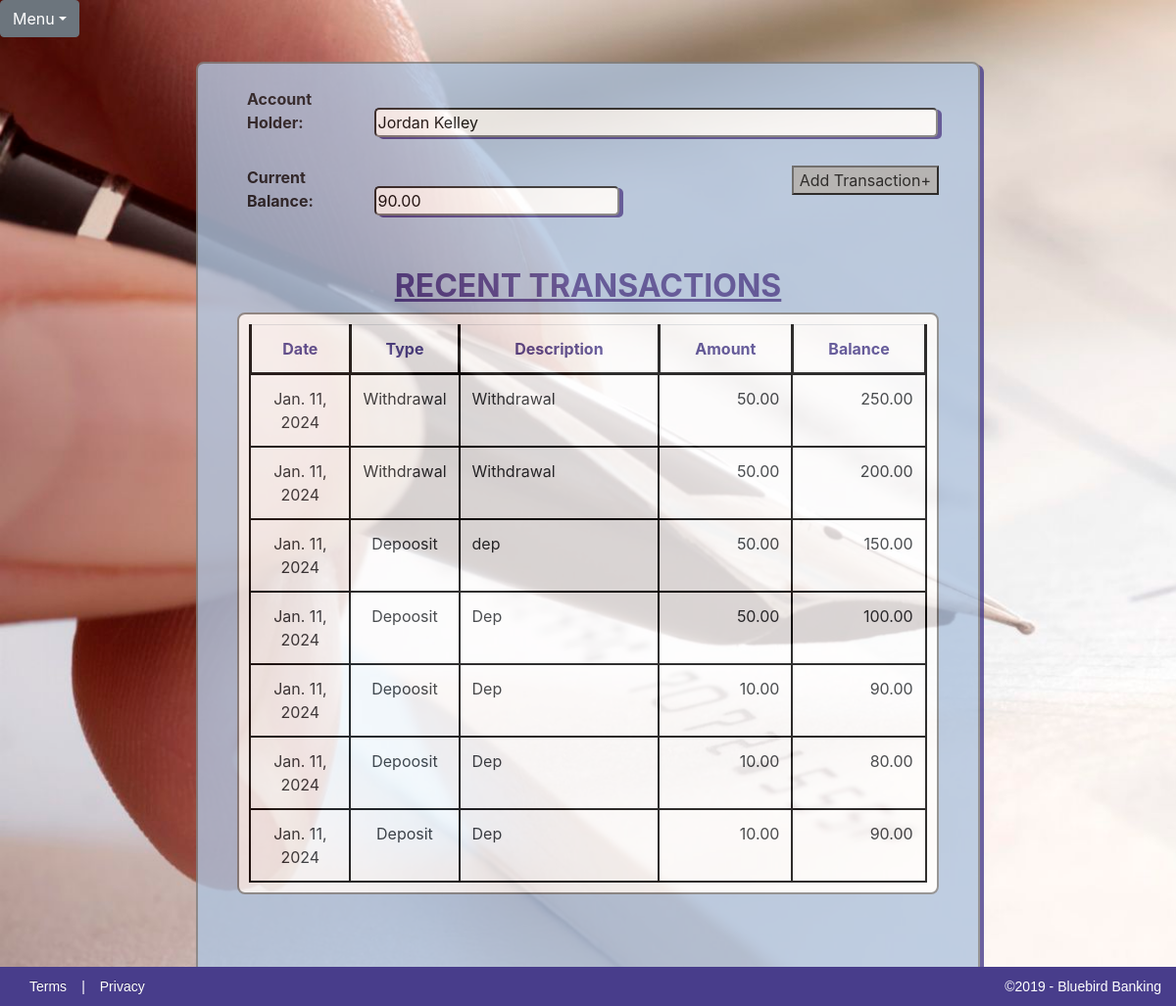
Page /1/balance/ on the committed database.
### Checkbook/models.py (models this page shows)
class Account(models.Model):
    first_name = models.CharField(max_length=50)
    last_name = models.CharField(max_length=50)
    initial_deposit = models.DecimalField(max_digits=15, decimal_places=2)
    Accounts = models.Manager()
    def __str__(self):
        return self.first_name + ' ' + self.last_name

class Transaction(models.Model):
    date = models.DateField()
    type = models.CharField(max_length=10, choices=TransactionTypes)
    amount = models.DecimalField(max_digits=15, decimal_places=2)
    description = models.CharField(max_length=100)
    account = models.ForeignKey(Account, on_delete=models.CASCADE)
    Transactions = models.Manager()

### Checkbook/views.py (the view)
# urls.py: path('<int:pk>/balance/', views.balance, name='balance'),
def balance(request, pk):
    account = get_object_or_404(Account, pk=pk)
    transactions = Transaction.Transactions.filter(account=pk) # Retrieve all of that account's transactions
    current_total = account.initial_deposit # Create account total variable, starting with initial deposit value
    table_contents = {} # Create a dictionary into which transaction information will be placed
    for t in transactions: # Loop through transactions and determine which is a deposit or withdrawal
        if t.type == 'Deposit':
            current_total += t.amount # if deposit add amount to balance
            table_contents.update({t: current_total}) # If deposit add amount to balance
        else:
            current_total -= t.amount # if withdrawal subtract amount from balance
            table_contents.update({t: current_total}) # Add transaction and total to the dictionary
    content = {'account': account, 'table_contents': table_contents, 'balance': current_total}
    return render(request, 'checkbook/BalanceSheet.html', content)

### Checkbook/templates/checkbook/BalanceSheet.html (shortened to what this page needs)
{% extends 'checkbook_base.html' %}
{% block content %}
			<div id="all-transactions-form">
				<form>
					<br>
					<label>Account Holder:</label>
					<input id="accountholder" type="text" name="accountHolder" value="{{ account }}" readonly>
					<br><br>
					<label>Current Balance:</label>
					<input id="balance" type="text" name="currentBalance" value="{{ balance }}" readonly>
					<button type="button"><a href="{% url 'transaction' %}">Add Transaction+</a></button>
				</form>
				<br><br>
			</div>
			<h2>RECENT TRANSACTIONS</h2>
			<table class="table table-responsive" id ="transactions-table">
				<tr id="headerRow">
					<th>Date</th>
					<th>Type</th>
					<th>Description</th>
					<th>Amount</th>
					<th>Balance</th>
				</tr>
				{% for key, total in table_contents.items %}
				<tr>
					<td class="center">{{ key.date }}</td>
					<td class="center">{{ key.type }}</td>
					<td class="left">{{ key.description }}</td>
					<td class="right">{{ key.amount }}</td>
					<td class="right">{{ total }}</td>
				</tr>
				{% endfor %}
			</table>
			<br><br>
{% endblock %}

### Checkbook/templates/checkbook_base.html (shortened to what this page needs)
{% load static %}
<!DOCTYPE html>
<html lang="en">
	<head>
		<link rel="stylesheet" href="{% static '/CSS/CheckbookApp.css' %}">
		<link rel="stylesheet" href="https://stackpath.bootstrapcdn.com/bootstrap/4.3.1/css/bootstrap.min.css">
		<link rel="stylesheet" href="https://maxcdn.bootstrapcdn.com/font-awesome/4.7.0/css/font-awesome.min.css">
	</head>
	<header>
		<div class="JavaScriptDropdown">
			<div class="btn-group">
				<button type="button" class="btn btn-secondary dropdown-toggle" data-toggle="dropdown">Menu</button>
			</div>
		</div>
	</header>
	<body id="body">
		<div class="checkbook-container">
			{% block content %}{% endblock %}
			<br><br>
		</div>
		<section id="block-footer">
			<p id="footer-right"><a href="#">Terms</a>|<a href="#">Privacy</a></p>
			<p id="footer-left">&copy;2019 - Bluebird Banking</p>
		</section>
	</body>
</html>

### Checkbook/static/CSS/CheckbookApp.css (style rules this page uses)
html, body { height: cover; width: cover; }
body { font-family: Lucida Sans Unicode; text-align: center; background-image: url('../../static/images/CheckCalligraphyPen.jpg'); -webkit-background-size: cover; -moz-background-size: cover; -o-background-size: cover; background-size: cover; overflow: scroll; background-repeat: no-repeat; }
label { width: 125px; margin-left: 50px; font-weight: bold; opacity: initial; }
input, select { width: 500px; border-radius: 5px; box-shadow: 4px 2px darkslateblue; }
th { border: 3px solid black; }
tr td { height: 25px; border: 2px solid black; word-wrap: normal; vertical-align: top; width: auto; }
#headerRow { color: darkslateblue; text-align: center; }
.center { text-align: center; width: 15%; }
.left { padding-left: 10px; width: 30%; word-wrap: normal; }
.right { padding-right: 5px; width: 20%; text-align: right; }
.JavaScriptDropdown { position: relative; margin-top: 0; }
.checkbook-container { opacity: 0.8; position: relative; width: 800px; height: auto; border-radius: 8px; border: 2px solid gray; box-shadow: 4px 3px darkslateblue; margin-left: auto; margin-right: auto; margin-top: 25px; background-color: lightsteelblue; }
.checkbook-container h2 { color: darkslateblue; font-size: 32px; font-weight: bold; text-align: center; text-decoration: underline; }
#all-transactions-form { position: relative; }
#all-transactions-form button { background-color: darkgray; position: relative; right: 40px; float: right; }
#accountholder { width: 575px; }
#balance { width: 250px; }
#transactions-table { background-color:white; width: 90%; height: auto; margin-right: auto; margin-left: auto; padding: 10px; border: 2px solid gray; border-collapse: collapse; border-radius: 8px; table-layout: auto; float: center; position: relative; }
.checkbook-container button, .new-account-button { background-color: darkgray; display: block; margin-left: auto; margin-right: auto; }
button a, button a:hover { text-decoration: none; text-align: center; color:black; }
#block-footer { clear: both; display: flex; width: 100%; -moz-box-sizing: border-box; margin: 0 auto; background-color: darkslateblue; position: fixed; bottom: 0; height: 40px; }
#block-footer a, #block-footer p { flex: 1; color: white; padding: 15px 15px; font-size: 14px; line-height: 10px; font-family:'PT Sans', Arial, Helvetica, sans-serif; }
#footer-left { width: 40%; text-align: right; }
#block-footer { float:left; clear:both; width:100%; }
#block-footer a { color: white; text-shadow: 0 -1px 0 rgba(0, 0, 0, 0.25); text-decoration: none; outline: medium none; }

### rows in the picture
Account: accountHolder "Jordan Kelley"
Transaction: date "Jan. 11, 2024", type "Withdrawal", description "Withdrawal", amount "50.00", total "250.00"
Transaction: date "Jan. 11, 2024", type "Withdrawal", description "Withdrawal", amount "50.00", total "200.00"
Transaction: date "Jan. 11, 2024", type "Depoosit", description "dep", amount "50.00", total "150.00"
Transaction: date "Jan. 11, 2024", type "Depoosit", description "Dep", amount "50.00", total "100.00"
Transaction: date "Jan. 11, 2024", type "Depoosit", description "Dep", amount "10.00", total "90.00"
Transaction: date "Jan. 11, 2024", type "Depoosit", description "Dep", amount "10.00", total "80.00"
Transaction: date "Jan. 11, 2024", type "Deposit", description "Dep", amount "10.00", total "90.00"
